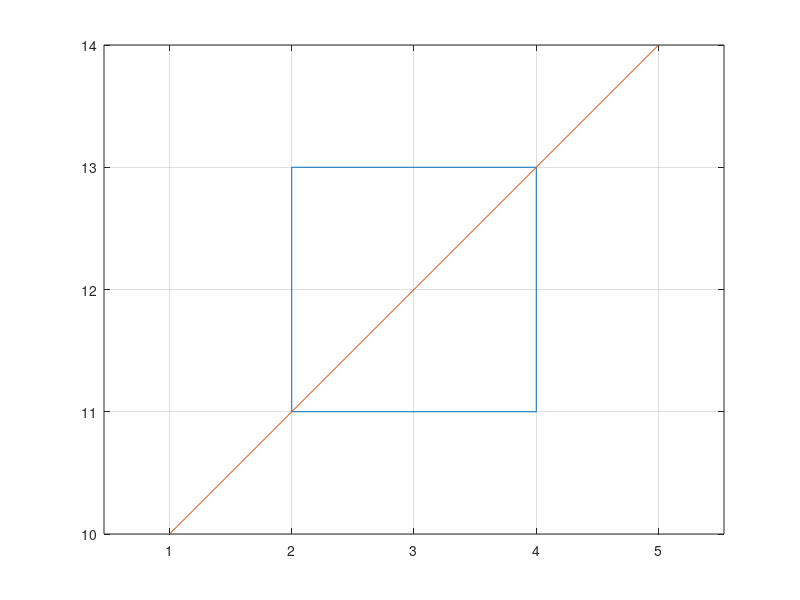

MATLAB code for this plot:
clc;
clear;
close all;

x = 3;
y = 12;
w = 2;
h = 2;

a1 = [5 14];
a2 = [1 10];
ax = [a1(1) a2(1)];
ay = [a1(2) a2(2)];

nw = [x-w/2 y+h/2];
ne = [x+w/2 y+h/2];
sw = [x-w/2 y-h/2];
se = [x+w/2 y-h/2];
obstacle = [nw; ne; se; sw; nw]';

plot(obstacle(1,:), obstacle(2,:));
hold on;
plot(ax, ay);
axis equal;
grid on;